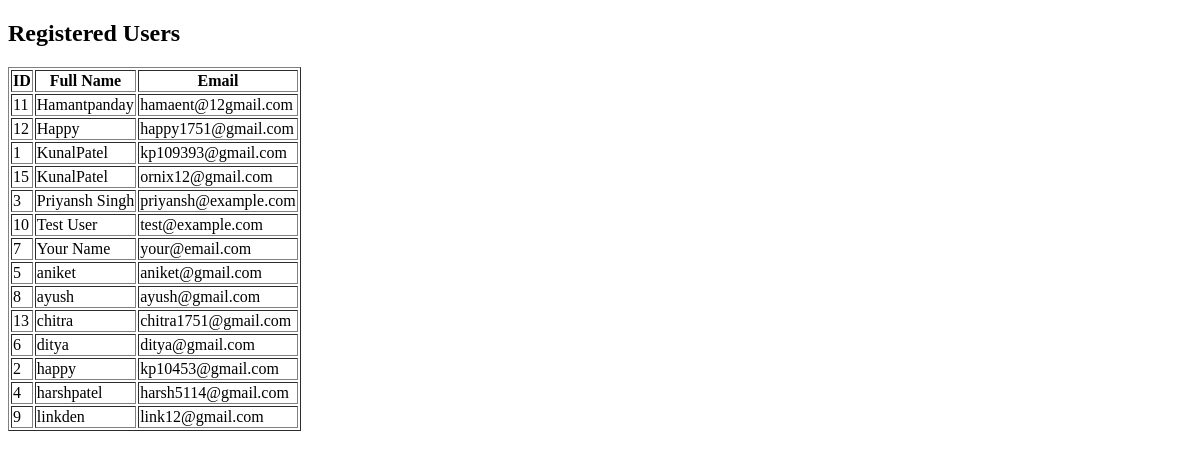
/api/users-page/, run on an earlier commit of the app's database.
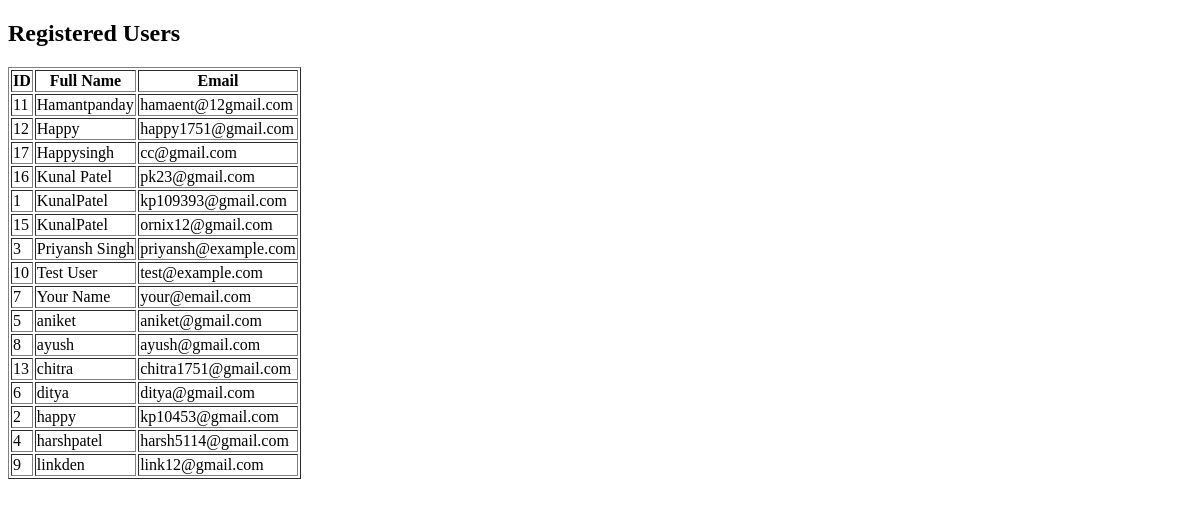
And on a later commit of the database.
### accounts/models.py (models this page shows, shortened)
class Register(models.Model):
    user = models.OneToOneField(
        settings.AUTH_USER_MODEL,
        on_delete=models.CASCADE,
        related_name="profile",
    )
    fullname = models.CharField(max_length=50)
    company = models.CharField(max_length=100, default="Unknown")
    email = models.EmailField(max_length=100, unique=True)
    created_at = models.DateTimeField(auto_now_add=True)
    updated_at = models.DateTimeField(auto_now=True)
    class Meta:
        ordering = ["fullname"]

### accounts/views.py (the view)
# urls.py: path("users-page/", users_page, name="users-page"),
def users_page(request):
    users = Register.objects.select_related("user").all()
    return render(request, "accounts/users_page.html", {"users": users})

### accounts/templates/accounts/users_page.html (shortened to what this page needs)
<!DOCTYPE html>
<html>
<head>
</head>
<body>
    <h2>Registered Users</h2>
    <table border="1">
        <tr>
            <th>ID</th>
            <th>Full Name</th>
            <th>Email</th>
        </tr>
        {% for user in users %}
        <tr>
            <td>{{ user.id }}</td>
            <td>{{ user.fullname }}</td>
            <td>{{ user.email }}</td>
        </tr>
        {% endfor %}
    </table>
</body>
</html>

What changed in the data, as far as the page shows it:
added Register: id "17", fullname "Happysingh", email "cc@gmail.com"
added Register: id "16", fullname "Kunal Patel", email "pk23@gmail.com"
